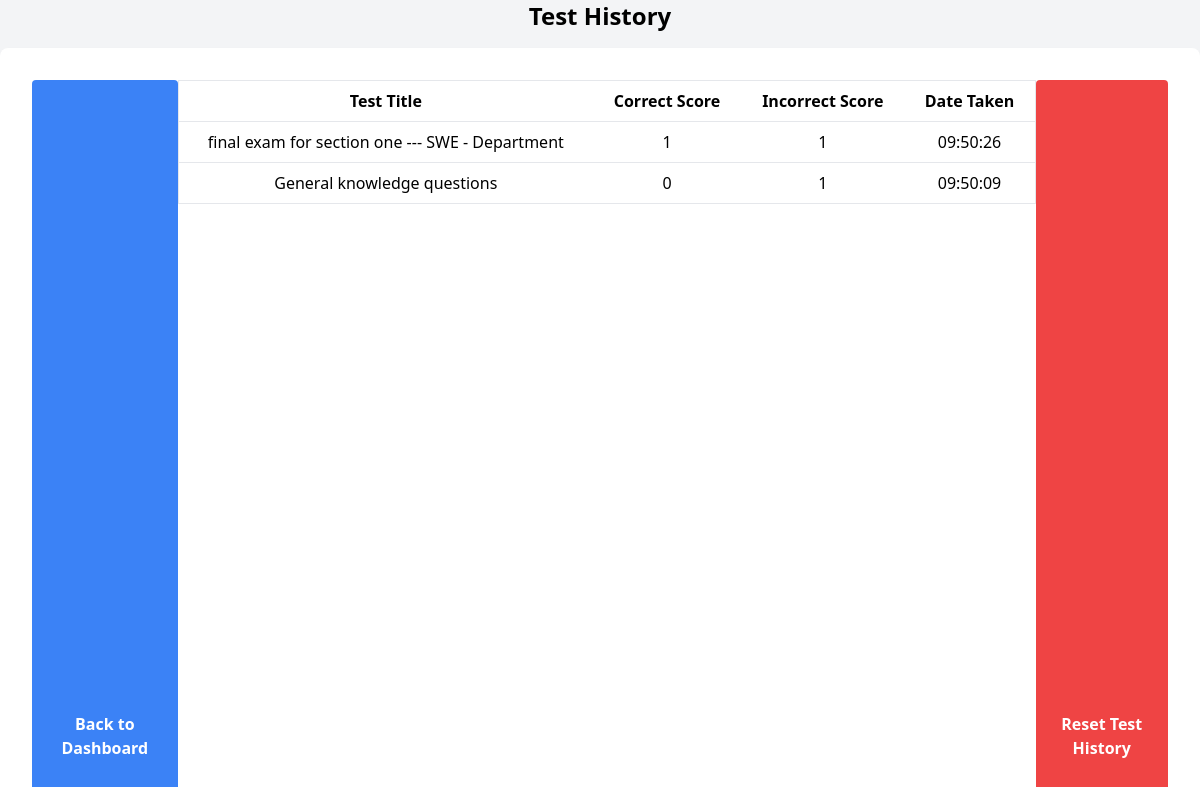
The page /server/dashboard/testRecord.php (signed in) on the database its author committed.
### tables this page shows
CREATE TABLE `tests_taken` (
  `test_id` int(11) NOT NULL,
  `user_name` varchar(100) NOT NULL,
  `correct_score` int(11) NOT NULL,
  `incorrect_score` int(11) NOT NULL,
  `exam_time` time NOT NULL
);

CREATE TABLE `tests` (
  `test_id` int(11) NOT NULL,
  `test_title` varchar(100) NOT NULL,
  `test_desc` varchar(1000) NOT NULL,
  `test_duration` int(11) NOT NULL,
  `test_catagory` varchar(100) NOT NULL,
  `test_author` varchar(100) NOT NULL
);

### server/dashboard/testRecord.php (the view, shortened to what this page needs)
<?php
$user_name = $_SESSION['user_name'];
$host = 'localhost';
$db = 'quiz_app_details';
$user = 'root';
$pass = '';
$conn = new mysqli($host, $user, $pass, $db);
$sql = "SELECT tt.test_id, t.test_title, tt.correct_score, tt.incorrect_score, tt.exam_time
        FROM tests_taken tt
        JOIN tests t ON tt.test_id = t.test_id
        WHERE tt.user_name = '$user_name'
        ORDER BY tt.exam_time DESC";
$result = $conn->query($sql);
?>
<!DOCTYPE html>
<html lang="en">
<head>
    <script src="https://cdn.tailwindcss.com"></script>
</head>
<body class="bg-gray-100  h-screen">
        <h1 class="text-2xl text-center font-semibold mb-4">Test History</h1>
    <div class="flex justify-center items-start w-full bg-white p-8 rounded-lg shadow-md">
        <button type="button" name="add_question" class="h-screen bg-blue-500 hover:bg-blue-600 text-white font-bold py-2 px-4 rounded outline-none"
            onclick="location.href='../dashboard.php'">
            Back to Dashboard
        </button>
        <table class="w-full bg-white border">
            <thead>
                <tr>
                    <th class="py-2 px-4 border-b">Test Title</th>
                    <th class="py-2 px-4 border-b">Correct Score</th>
                    <th class="py-2 px-4 border-b">Incorrect Score</th>
                    <th class="py-2 px-4 border-b">Date Taken</th>
                </tr>
            </thead>
            <tbody>
                <?php if ($result->num_rows > 0): ?>
                    <?php while ($row = $result->fetch_assoc()): ?>
                        <tr>
                            <td class="text-center py-2 px-4 border-b"><?php echo htmlspecialchars($row['test_title']); ?></td>
                            <td class="text-center py-2 px-4 border-b"><?php echo htmlspecialchars($row['correct_score']); ?></td>
                            <td class="text-center py-2 px-4 border-b"><?php echo htmlspecialchars($row['incorrect_score']); ?></td>
                            <td class="text-center py-2 px-4 border-b"><?php echo htmlspecialchars($row['exam_time']); ?></td>
                        </tr>
                    <?php endwhile; ?>
                <?php else: ?>
                    <tr>
                        <td colspan="4" class="py-2 px-4 border-b text-center">No test history found.</td>
                    </tr>
                <?php endif; ?>
            </tbody>
        </table>
        <form method="POST" action="">
            <button type="submit" name="reset_history" class="h-screen mb-4 bg-red-500 hover:bg-red-600 text-white font-bold py-2 px-4 rounded outline-none">
                Reset Test History
            </button>
        </form>
    </div>
</body>
</html>

### rows shown on the page
tests_taken: tests.test_title "final exam for section one --- SWE - Department", correct_score "1", incorrect_score "1", exam_time "09:50:26"
tests_taken: tests.test_title "General knowledge questions", correct_score "0", incorrect_score "1", exam_time "09:50:09"
